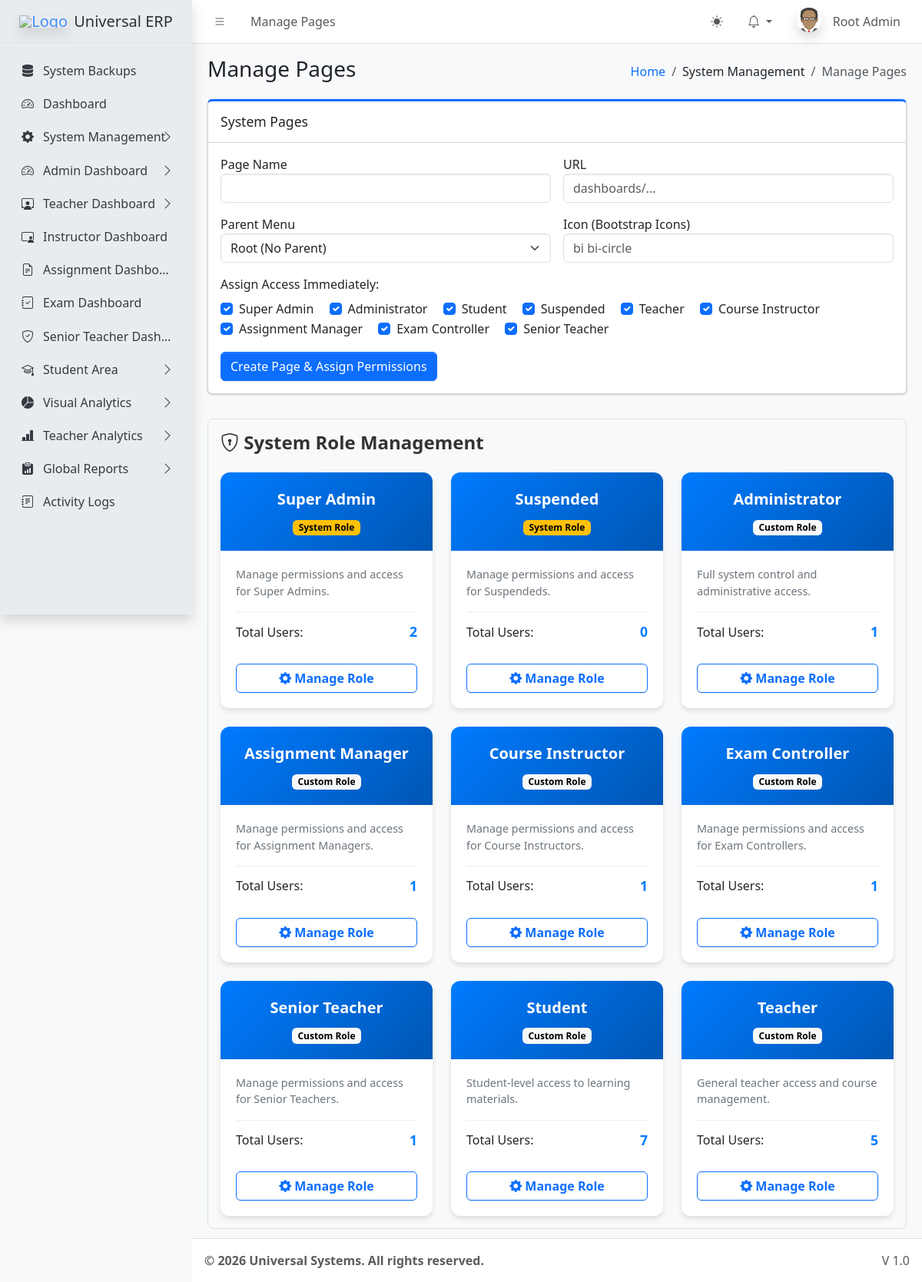
The app's page /dashboards/super_admin/manage_pages.php (signed in) with its own data.
### tables this page shows
CREATE TABLE `sys_pages` (
  `id` int(11) NOT NULL,
  `parent_id` int(11) DEFAULT 0,
  `page_name` varchar(100) NOT NULL,
  `page_url` varchar(255) DEFAULT '#',
  `icon_class` varchar(50) DEFAULT 'bi bi-circle',
  `sort_order` int(11) DEFAULT 0
);

CREATE TABLE `sys_roles` (
  `id` int(11) NOT NULL,
  `role_name` varchar(50) NOT NULL,
  `role_key` varchar(50) NOT NULL,
  `is_system_role` tinyint(1) DEFAULT 0 COMMENT '1=Cannot Delete'
);

### dashboards/super_admin/manage_pages.php (the view, shortened to what this page needs)
<?php
require_once '../../includes/header.php';
?>
<link rel="stylesheet" href="../../assets/css/role_grid.css">
<div class="card card-primary card-outline">
    <div class="card-header"><h3 class="card-title">System Pages</h3></div>
    <div class="card-body">
        <form method="POST" class="row g-3">
            <div class="col-md-6">
                <label>Page Name</label>
                <input type="text" name="page_name" class="form-control" required>
            </div>
            <div class="col-md-6">
                <label>URL</label>
                <input type="text" name="page_url" class="form-control" placeholder="dashboards/..." required>
            </div>
            <div class="col-md-6">
                <label>Parent Menu</label>
                <select name="parent_id" class="form-select">
                    <option value="0">Root (No Parent)</option>
                </select>
            </div>
            <div class="col-md-6">
                <label>Icon (Bootstrap Icons)</label>
                <input type="text" name="icon_class" class="form-control" placeholder="bi bi-circle">
            </div>
            <div class="col-12">
                <label class="form-label d-block">Assign Access Immediately:</label>
                <?php
                $roles = $pdo->query("SELECT * FROM sys_roles")->fetchAll();
                foreach($roles as $r):
                ?>
                <div class="form-check form-check-inline">
                    <input class="form-check-input" type="checkbox" name="roles[]" value="<?= $r['role_key'] ?>" checked>
                    <label class="form-check-label"><?= $r['role_name'] ?></label>
                </div>
                <?php endforeach; ?>
            </div>
            <div class="col-12">
                <button type="submit" class="btn btn-primary">Create Page & Assign Permissions</button>
            </div>
        </form>
    </div>
</div>
<div class="role-grid-section">
    <h4 class="role-grid-title"><i class="bi bi-shield-lock"></i> System Role Management</h4>
    <div class="row g-4">
        <?php
        $role_query = "
            SELECT r.*,
            (SELECT COUNT(*) FROM users WHERE role = r.role_key) +
            (SELECT COUNT(*) FROM teachers WHERE teacher_role = r.role_key) as user_count
            FROM sys_roles r
            ORDER BY r.is_system_role DESC, r.role_name ASC
        ";
        $roles_summary = $pdo->query($role_query)->fetchAll();
        foreach($roles_summary as $rs):
            $desc = "Manage permissions and access for " . htmlspecialchars($rs['role_name']) . "s.";
            if ($rs['role_key'] == 'admin') $desc = "Full system control and administrative access.";
            if ($rs['role_key'] == 'teacher') $desc = "General teacher access and course management.";
            if ($rs['role_key'] == 'student') $desc = "Student-level access to learning materials.";
        ?>
        <div class="col-12 col-md-6 col-lg-4">
            <div class="role-card">
                <div class="role-card-header">
                    <div class="role-name"><?= htmlspecialchars($rs['role_name']) ?></div>
                    <span class="badge <?= $rs['is_system_role'] ? 'text-bg-warning' : 'text-bg-light' ?>">
                        <?= $rs['is_system_role'] ? 'System Role' : 'Custom Role' ?>
                    </span>
                </div>
                <div class="role-card-body">
                    <p class="role-description"><?= $desc ?></p>
                    <div class="role-stats">
                        <span>Total Users:</span>
                        <span class="role-user-count"><?= $rs['user_count'] ?></span>
                    </div>
                    <a href="manage_roles.php" class="btn btn-outline-primary role-manage-btn">
                        <i class="bi bi-gear-fill"></i> Manage Role
                    </a>
                </div>
            </div>
        </div>
        <?php endforeach; ?>
    </div>
</div>
<?php require_once '../../includes/footer.php'; ?>

### includes/header.php (shortened to what this page needs)
<?php
require_once __DIR__ . '/../core/session.php';
$settings = [];
$stmt = $pdo->query("SELECT * FROM system_settings");
while ($row = $stmt->fetch()) {
    $settings[$row['setting_key']] = $row['setting_value'];
}
$current_url = substr($_SERVER['SCRIPT_NAME'], strlen('/universal/'));
$pageStmt = $pdo->prepare("SELECT * FROM sys_pages WHERE page_url LIKE ? LIMIT 1");
$pageStmt->execute(["%$current_url%"]);
$currentPageData = $pageStmt->fetch();
$pageTitle = $currentPageData['page_name'] ?? 'Dashboard';
$pageId = $currentPageData['id'] ?? 0;
$breadcrumbs = [];
if ($currentPageData) {
    $crumbId = $currentPageData['id'];
    while($crumbId != 0) {
        $crumbStmt = $pdo->prepare("SELECT id, parent_id, page_name, page_url FROM sys_pages WHERE id = ?");
        $crumbStmt->execute([$crumbId]);
        $crumb = $crumbStmt->fetch();
        array_unshift($breadcrumbs, $crumb);
        $crumbId = $crumb['parent_id'];
    }
}
?>
<!DOCTYPE html>
<html lang="en"> <head>
    <link rel="stylesheet" href="<?= BASE_URL ?>assets/css/bootstrap.min.css" />
    <link rel="stylesheet" href="<?= BASE_URL ?>assets/css/bootstrap-icons.css" />
    <link rel="stylesheet" href="<?= BASE_URL ?>assets/css/adminlte.min.css" />
    <link rel="stylesheet" href="https://cdnjs.cloudflare.com/ajax/libs/font-awesome/6.4.2/css/all.min.css" />
</head>
<body class="layout-fixed sidebar-expand-lg bg-body-tertiary">
<div class="app-wrapper">
    <nav class="app-header navbar navbar-expand bg-body">
        <div class="container-fluid">
            <ul class="navbar-nav">
                <li class="nav-item"> <a class="nav-link" data-lte-toggle="sidebar" href="#" role="button"><i class="bi bi-list"></i></a> </li>
                <li class="nav-item d-none d-md-block"> <a href="#" class="nav-link"><?= $pageTitle ?></a> </li>
            </ul>
            <ul class="navbar-nav ms-auto">
                <li class="nav-item">
                    <button class="btn btn-link nav-link" id="theme-toggle" type="button">
                        <i class="bi bi-sun-fill" id="theme-icon"></i>
                    </button>
                </li>
                <li class="nav-item dropdown">
                    <a class="nav-link dropdown-toggle" data-bs-toggle="dropdown" href="#" aria-expanded="false">
                        <i class="bi bi-bell"></i>
                    </a>
                </li>
                <li class="nav-item dropdown user-menu">
                    <a href="#" class="nav-link dropdown-toggle" data-bs-toggle="dropdown">
                        <img src="<?= !empty($_SESSION['avatar']) ? $_SESSION['avatar'] : BASE_URL.'assets/img/avatar.png' ?>" class="user-image rounded-circle shadow" alt="User Image">
                        <span class="d-none d-md-inline ms-1"><?= htmlspecialchars($_SESSION['name']) ?></span>
                    </a>
                </li>
            </ul>
        </div>
    </nav>
    <?php include __DIR__ . '/sidebar.php'; ?>
    <main class="app-main">
        <div class="app-content-header">
            <div class="container-fluid">
                <div class="row">
                    <div class="col-sm-6"><h3 class="mb-0"><?= $pageTitle ?></h3></div>
                    <div class="col-sm-6">
                        <ol class="breadcrumb float-sm-end">
                            <li class="breadcrumb-item"><a href="<?= BASE_URL ?>">Home</a></li>
                            <?php foreach($breadcrumbs as $b): ?>
                                <li class="breadcrumb-item <?= ($b['id'] == $pageId) ? 'active' : '' ?>">
                                    <?= htmlspecialchars($b['page_name']) ?>
                                </li>
                            <?php endforeach; ?>
                        </ol>
                    </div>
                </div>
            </div>
        </div>
        <div class="app-content">
            <div class="container-fluid">

### includes/sidebar.php (shortened to what this page needs)
<aside class="app-sidebar bg-body-secondary shadow">
    <div class="sidebar-brand">
        <a href="<?= BASE_URL ?>index.php" class="brand-link">
            <img src="<?= $settings['system_logo'] ?>" alt="Logo" class="brand-image opacity-75 shadow">
            <span class="brand-text fw-light"><?= $settings['system_name'] ?></span>
        </a>
    </div>
    <div class="sidebar-wrapper">
        <nav class="mt-2">
            <ul class="nav sidebar-menu flex-column" data-lte-toggle="treeview" role="menu" data-accordion="false">
                <?php
                function buildMenu($pdo, $parentId = 0, $userRole, $currentUrl)
                {
                    $sql = "
                        SELECT p.* FROM sys_pages p
                        JOIN role_access ra ON p.id = ra.page_id
                        WHERE p.parent_id = ? AND ra.role_key = ?
                        ORDER BY p.sort_order ASC
                    ";
                    $stmt = $pdo->prepare($sql);
                    $stmt->execute([$parentId, $userRole]);
                    $items = $stmt->fetchAll();
                    foreach ($items as $item) {
                        $childStmt = $pdo->prepare("SELECT COUNT(*) FROM sys_pages WHERE parent_id = ?");
                        $childStmt->execute([$item['id']]);
                        $hasChildren = $childStmt->fetchColumn() > 0;
                        $isActive = (strpos($currentUrl, $item['page_url']) !== false && $item['page_url'] !== '#');
                        $menuOpen = $isActive ? 'menu-open' : '';
                        $activeClass = $isActive ? 'active' : '';
                        echo '<li class="nav-item ' . $menuOpen . '">';
                        echo '<a href="' . ($hasChildren ? '#' : BASE_URL . $item['page_url']) . '" class="nav-link ' . $activeClass . '">';
                        echo '<i class="nav-icon ' . $item['icon_class'] . '"></i>';
                        echo '<p>' . htmlspecialchars($item['page_name']);
                        if ($hasChildren) {
                            echo '<i class="nav-arrow bi bi-chevron-right"></i>';
                        }
                        echo '</p></a>';
                        if ($hasChildren) {
                            buildMenu($pdo, $item['id'], $userRole, $currentUrl);
                        }
                        echo '</li>';
                    }
                }
                $cur = substr($_SERVER['SCRIPT_NAME'], strlen('/universal/'));
                buildMenu($pdo, 0, $_SESSION['role'], $cur);
                ?>
            </ul>
        </nav>
    </div>
</aside>

### assets/css/role_grid.css (style rules this page uses)
.role-grid-section { margin-top: 2rem; padding: 1rem; background: #f8f9fa; border-radius: 8px; border: 1px solid #dee2e6; }
.role-grid-title { margin-bottom: 1.5rem; font-weight: 600; color: #333; }
.role-card { background: #fff; border: none; border-radius: 12px; box-shadow: 0 4px 6px rgba(0,0,0,0.1); transition: transform 0.2s, box-shadow 0.2s; height: 100%; overflow: hidden; }
.role-card-header { padding: 1.25rem; background: linear-gradient(135deg, #007bff, #0056b3); color: #fff; text-align: center; }
.role-card-body { padding: 1.25rem; display: flex; flex-direction: column; justify-content: space-between; }
.role-name { font-size: 1.25rem; font-weight: 700; margin-bottom: 0.5rem; }
.role-description { font-size: 0.9rem; color: #6c757d; margin-bottom: 1rem; min-height: 3em; }
.role-stats { display: flex; align-items: center; justify-content: space-between; padding: 0.75rem 0; border-top: 1px solid #eee; margin-bottom: 1rem; }
.role-user-count { font-size: 1.1rem; font-weight: 600; color: #007bff; }
.role-manage-btn { width: 100%; font-weight: 600; border-radius: 6px; }

### includes/header.php (style rules this page uses)
.user-image { width: 30px; height: 30px; object-fit: cover; }

### records on screen
sys_pages: page_name "Manage Pages"
sys_pages: page_name "System Backups"
sys_pages: page_name "Dashboard"
sys_pages: page_name "System Management"
sys_pages: page_name "Admin Dashboard"
sys_pages: page_name "Teacher Dashboard"
sys_pages: page_name "Instructor Dashboard"
sys_pages: page_name "Assignment Dashbo…"
sys_pages: page_name "Exam Dashboard"
sys_pages: page_name "Senior Teacher Dash…"
sys_pages: page_name "Student Area"
sys_pages: page_name "Visual Analytics"
sys_pages: page_name "Teacher Analytics"
sys_pages: page_name "Global Reports"
sys_pages: page_name "Activity Logs"
sys_roles: role_name "Super Admin", is_system_role "System Role", role_name "Manage permissions and access for Super Admins.", user_count "2"
sys_roles: role_name "Administrator", is_system_role "Custom Role", role_key "Full system control and administrative access.", user_count "1"
sys_roles: role_name "Student", is_system_role "Custom Role", role_key "Student-level access to learning materials.", user_count "7"
sys_roles: role_name "Suspended", is_system_role "System Role", role_name "Manage permissions and access for Suspendeds.", user_count "0"
sys_roles: role_name "Teacher", is_system_role "Custom Role", role_key "General teacher access and course management.", user_count "5"
sys_roles: role_name "Course Instructor", is_system_role "Custom Role", role_name "Manage permissions and access for Course Instructors.", user_count "1"
sys_roles: role_name "Assignment Manager", is_system_role "Custom Role", role_name "Manage permissions and access for Assignment Managers.", user_count "1"
sys_roles: role_name "Exam Controller", is_system_role "Custom Role", role_name "Manage permissions and access for Exam Controllers.", user_count "1"
sys_roles: role_name "Senior Teacher", is_system_role "Custom Role", role_name "Manage permissions and access for Senior Teachers.", user_count "1"

### other values on screen
$_SESSION['name'] "Root Admin"
$settings['system_name'] "Universal ERP"
$settings['footer_text'] "© 2026 Universal Systems. All rights reserved."
